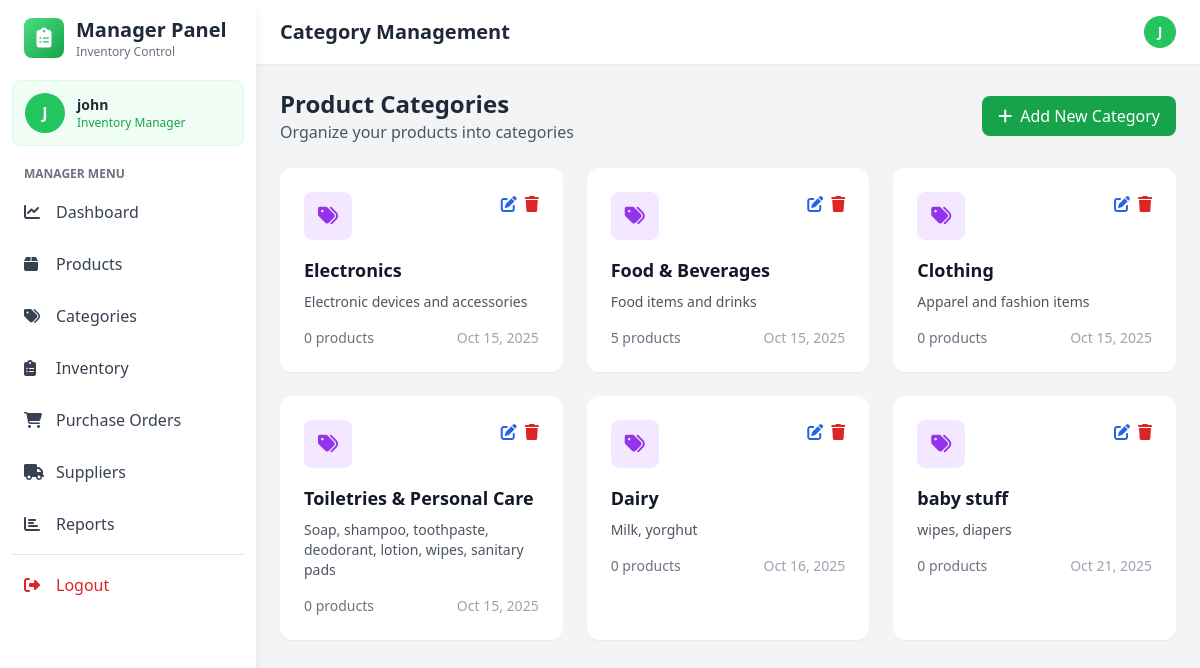
The app's page /manager/categories (signed in) with its own data.
### models.py (models this page shows, shortened)
class User(UserMixin, db.Model):
    __tablename__='users'
    id = db.Column(db.Integer, primary_key=True)
    username = db.Column(db.String(80), unique=True, nullable=False)
    email = db.Column(db.String(120), unique=True, nullable=False)
    password_hash = db.Column(db.String(255), nullable=False)
    role = db.Column(db.String(20), nullable=False)
    is_active = db.Column(db.Boolean, default=True)
    created_at = db.Column(db.DateTime, default=datetime.utcnow)

class Category(db.Model):
    __tablename__ = 'categories'
    id = db.Column(db.Integer, primary_key=True)
    name = db.Column(db.String(100), unique=True, nullable=False)
    description = db.Column(db.Text)
    created_at = db.Column(db.DateTime, default=datetime.utcnow)

### app.py (the view)
@app.route('/manager/categories')
@login_required
def manage_categories():
    if current_user.role not in ['admin', 'manager']:
        flash('Access denied. Manager access required.', 'danger')
        return redirect(url_for('index'))
    categories = Category.query.all()
    return render_template('manager/categories.html', categories=categories)

### app.py (called while the page is built)
@login_manager.user_loader
def load_user(user_id):
    return User.query.get(int(user_id))

### templates/manager/categories.html (shortened to what this page needs)
<!DOCTYPE html>
<html lang="en">
<head>
    <script src="https://cdn.tailwindcss.com"></script>
    <link rel="stylesheet" href="https://cdnjs.cloudflare.com/ajax/libs/font-awesome/6.4.0/css/all.min.css">
</head>
<body class="bg-gray-100">
    <aside class="fixed top-0 left-0 z-40 w-64 h-screen bg-white shadow-lg">
        <div class="h-full px-3 py-4 overflow-y-auto">
            <div class="flex items-center mb-5 px-3">
                <div class="w-10 h-10 bg-gradient-to-br from-green-400 to-green-600 rounded-lg flex items-center justify-center">
                    <i class="fas fa-clipboard-list text-white text-xl"></i>
                </div>
                <div class="ml-3">
                    <h2 class="text-xl font-bold text-gray-800">Manager Panel</h2>
                    <p class="text-xs text-gray-500">Inventory Control</p>
                </div>
            </div>
            <div class="mb-5 p-3 bg-green-50 rounded-lg border border-green-100">
                <div class="flex items-center space-x-3">
                    <div class="w-10 h-10 bg-green-500 rounded-full flex items-center justify-center text-white font-bold">
                        {{ current_user.username[0].upper() }}
                    </div>
                    <div>
                        <p class="text-sm font-semibold text-gray-800">{{ current_user.username }}</p>
                        <p class="text-xs text-green-600">Inventory Manager</p>
                    </div>
                </div>
            </div>
            <nav class="space-y-2">
                <p class="px-3 text-xs font-semibold text-gray-500 uppercase mb-2">Manager Menu</p>
                <a href="{{ url_for('manager_dashboard') }}" class="nav-item flex items-center px-3 py-2.5 text-gray-700 rounded-lg">
                    <i class="fas fa-chart-line w-5"></i><span class="ml-3">Dashboard</span>
                </a>
                <a href="{{ url_for('manage_products') }}" class="nav-item flex items-center px-3 py-2.5 text-gray-700 rounded-lg">
                    <i class="fas fa-box w-5"></i><span class="ml-3">Products</span>
                </a>
                <a href="{{ url_for('manage_categories') }}" class="nav-item active flex items-center px-3 py-2.5 text-gray-700 rounded-lg">
                    <i class="fas fa-tags w-5"></i><span class="ml-3">Categories</span>
                </a>
                <a href="{{ url_for('manage_inventory') }}" class="nav-item flex items-center px-3 py-2.5 text-gray-700 rounded-lg">
                    <i class="fas fa-clipboard-list w-5"></i><span class="ml-3">Inventory</span>
                </a>
                <a href="{{ url_for('manage_purchase_orders') }}" class="nav-item flex items-center px-3 py-2.5 text-gray-700 rounded-lg">
                    <i class="fas fa-shopping-cart w-5"></i>
                    <span class="ml-3">Purchase Orders</span>
                </a>
                <a href="{{ url_for('manage_sup') }}"
                    class="nav-item flex items-center px-3 py-2.5 text-gray-700 rounded-lg">
                    <i class="fas fa-truck w-5"></i>
                    <span class="ml-3">Suppliers</span>
                </a>
                <a href="{{ url_for('manage_reports') }}"  class="nav-item flex items-center px-3 py-2.5 text-gray-700 rounded-lg">
                    <i class="fas fa-chart-bar w-5"></i>
                    <span class="ml-3">Reports</span>
                </a>
                <hr class="my-3 border-gray-200">
                <a href="{{ url_for('logout') }}" class="nav-item flex items-center px-3 py-2.5 text-red-600 rounded-lg hover:bg-red-50">
                    <i class="fas fa-sign-out-alt w-5"></i><span class="ml-3">Logout</span>
                </a>
            </nav>
        </div>
    </aside>
    <div class="ml-64">
        <header class="bg-white shadow-sm sticky top-0 z-30">
            <div class="flex items-center justify-between px-6 py-4">
                <h1 class="text-xl font-semibold text-gray-800">Category Management</h1>
                <div class="flex items-center space-x-4">
                    <div class="w-8 h-8 bg-green-500 rounded-full flex items-center justify-center text-white font-bold text-sm">
                        {{ current_user.username[0].upper() }}
                    </div>
                </div>
            </div>
        </header>
        <main class="p-6">
            <div class="flex justify-between items-center mb-6">
                <div>
                    <h2 class="text-2xl font-bold text-gray-800">Product Categories</h2>
                    <p class="text-gray-600">Organize your products into categories</p>
                </div>
                <button onclick="openCategoryModal()" class="bg-green-600 hover:bg-green-700 text-white px-4 py-2 rounded-lg flex items-center">
                    <i class="fas fa-plus mr-2"></i> Add New Category
                </button>
            </div>
            <div class="grid grid-cols-1 md:grid-cols-2 lg:grid-cols-3 gap-6">
                {% for category in categories %}
                <div class="bg-white rounded-xl shadow-sm p-6 hover:shadow-md transition">
                    <div class="flex items-start justify-between mb-4">
                        <div class="w-12 h-12 bg-purple-100 rounded-lg flex items-center justify-center">
                            <i class="fas fa-tags text-purple-600 text-xl"></i>
                        </div>
                        <div class="flex space-x-2">
                            <button onclick="editCategory('{{ category.id }}')" class="text-blue-600 hover:text-blue-800">
                                <i class="fas fa-edit"></i>
                            </button>
                            <button onclick="deleteCategory('{{ category.id }}')" class="text-red-600 hover:text-red-800">
                                <i class="fas fa-trash"></i>
                            </button>
                        </div>
                    </div>
                    <h3 class="text-lg font-bold text-gray-900 mb-2">{{ category.name }}</h3>
                    <p class="text-gray-600 text-sm mb-4">{{ category.description or 'No description' }}</p>
                    <div class="flex justify-between items-center text-sm">
                        <span class="text-gray-500">{{ category.products|length }} products</span>
                        <span class="text-gray-400">{{ category.created_at.strftime('%b %d, %Y') }}</span>
                    </div>
                </div>
                {% endfor %}
            </div>
        </main>
    </div>
</body>
</html>

### records on screen
User: username "J", username "john"
Category: name "Electronics", description "Electronic devices and accessories", products|length "0", created_at "Oct 15, 2025"
Category: name "Food & Beverages", description "Food items and drinks", products|length "5", created_at "Oct 15, 2025"
Category: name "Clothing", description "Apparel and fashion items", products|length "0", created_at "Oct 15, 2025"
Category: name "Toiletries & Personal Care", description "Soap, shampoo, toothpaste, deodorant, lotion, wipes, sanitary pads", products|length "0", created_at "Oct 15, 2025"
Category: name "Dairy", description "Milk, yorghut", products|length "0", created_at "Oct 16, 2025"
Category: name "baby stuff", description "wipes, diapers", products|length "0", created_at "Oct 21, 2025"
